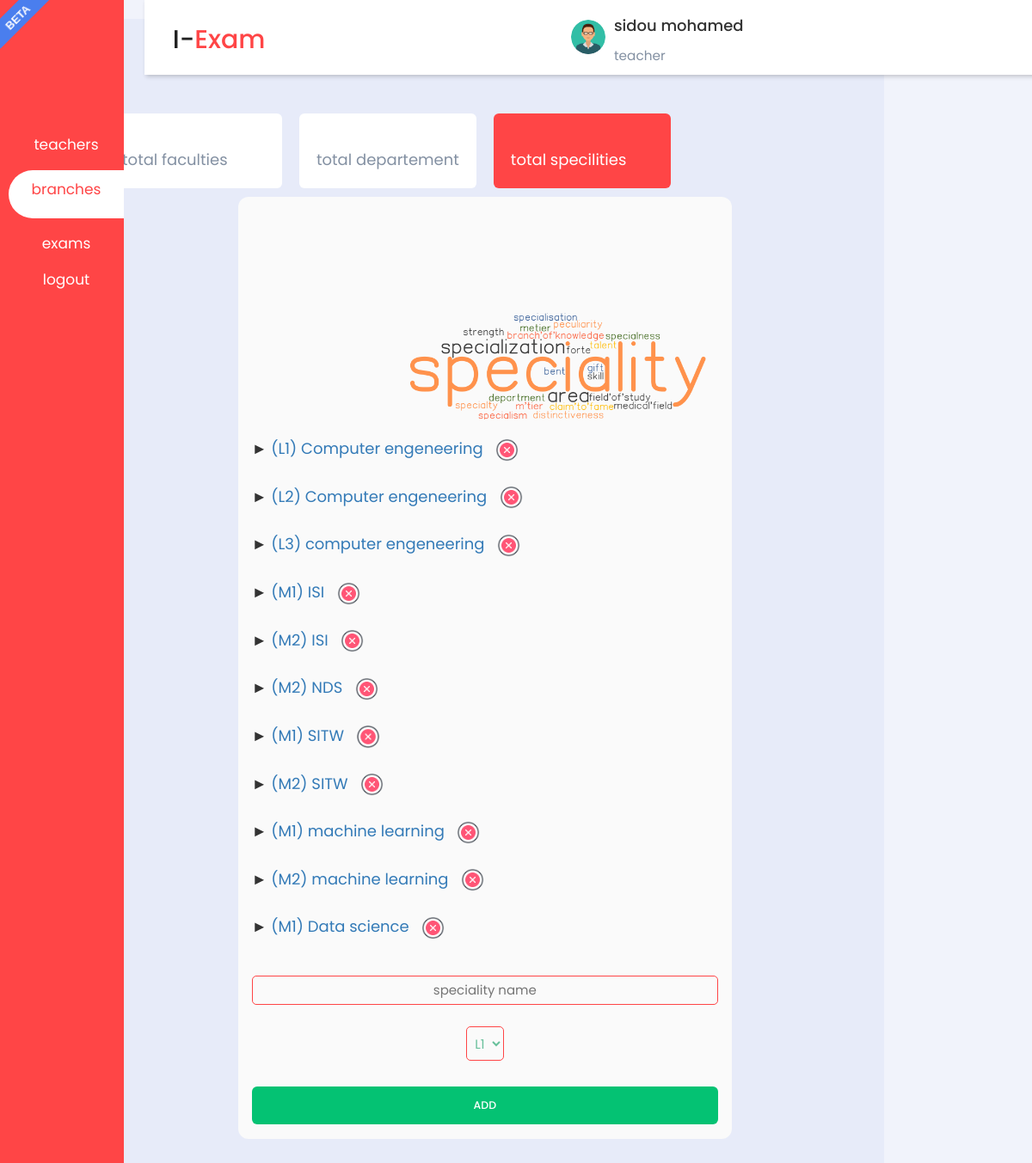
Screenshot of /action/branches/branches_spec.php?id_depart=1 (signed in) with the database file from the repository.
### tables this page shows
CREATE TABLE `specility` (
  `id_departement` int(20) NOT NULL,
  `id_specility` int(20) NOT NULL,
  `name_specility` varchar(50) NOT NULL,
  `option_spec` enum('L1','L2','L3','M1','M2') NOT NULL
);

### fact.php (called while the page is built, shortened)
<?php
include('config/db_conn.php');
if(isset($_GET['id_depart'])){
 $id_depart=$_GET['id_depart'];
 $sqll="SELECT * FROM specility WHERE specility.id_departement='$id_depart' ";
 $result_spec=mysqli_query($conn, $sqll);
}
?>

### action/branches/branches_spec.php (the view, shortened to what this page needs)
<?php
include_once '../../config/Database.php';
include_once '../../fact.php';
    ?>
<!DOCTYPE html>
<html lang="en">
<head>
    <?php include('../../inc/header.php');?>
    <link rel="stylesheet"
        href="https://maxst.icons8.com/vue-static/landings/line-awesome/line-awesome/1.3.0/css/line-awesome.min.css">
    <link rel="stylesheet" href="../../css/admin.css">
    <link rel="stylesheet" href="../../css/notification.css">
    <link rel="stylesheet" href="../../css/branches.css">
</head>
<body>
    <div class="sidebar">
        <div class="sidebar-brand">
            <h2><span class=""></span> <span></span></h2>
        </div>
        <div class="sidebar-menu">
            <ul>
                <li>
                    <a href="../admin_teachers.php"><span class="las la-user"></span>
                        <p style="font-size:17px;">teachers</p></span>
                    </a>
                </li>
                <li>
                    <a href="branches_faculty.php" class="active">
                        <p style="font-size:17px;">branches</p>
                    </a>
                </li>
                <li>
                    <a href="../admin_exams.php">
                        <p style="font-size:17px;">exams</p>
                    </a>
                </li>
                <li>
                    <a href="../../logout.php" onclick="return confirm('Are You sure you want to logout ?');">
                        <p style="font-size:17px;">logout</p>
                    </a>
                </li>
            </ul>
        </div>
    </div>
    <div class="main-content">
        <header>
            <h2>
                 I-<font style="color:#ff4546;">Exam</font>
            </h2>
            <div class="user-wrapper">
                <a href="../profile.php"><img src="<?php echo $_SESSION['img']; ?>" width="40px" height="40px" alt=""></a>
                <div>
                    <h4> <?php echo $_SESSION['name']; ?> </h4>
                    <small> <?php echo $_SESSION['role']; ?> </small>
                </div>
            </div>
        </header>
        <main style="background:#e7ebf9;">
            <div class="cards">
                <div class="card-single">
                    <div>
                        <span>total faculties</span>
                    </div>
                </div>
                <div class="card-single">
                    <div>
                        <span>total departement</span>
                    </div>
                </div>
                <div class="card-single">
                    <div>
                        <span>total specilities</span>
                    </div>
                </div>
            </div>
            <div class="card">
                <div class="card-image" style="background-image: url('../../img/speciality.png');
                                                background-size: 130%;">
                </div>
                <div class="card-form">
                    <?php
                      while($row_spec=mysqli_fetch_assoc($result_spec)):  ?>
                    &#9658;
                    <a href="#">
                        <?php echo '('.$row_spec['option_spec'].')&nbsp'.$row_spec['name_specility']; ?>
                    </a>&nbsp;
                    <img src="../../img/delete_sign.png " style="width:5%;display:inline;" type="button" name="delete"
                        id="<?php echo $row_spec['id_specility'];?>" onclick="delete_spec(this.id)">
                    <br><br>
                    <?php endwhile; ?>
                    <div class="input">
                        <input class="input-field" placeholder="speciality name" id="insert_spec">
                    </div>
                    <div class="input">
                        <select class="input-field" placeholder="Level" id="insert_opt">
                            <option value="l1">L1</option>
                        </select>
                    </div>
                    <div class="action">
                        <input type="button" class="action-button" value="ADD" id="<?php echo $id_depart?>"
                            onclick="insert_spec(this.id)">
                    </div>
                </div>
            </div>
    </div>
</body>
</html>

### css/admin.css (style rules this page uses)
:root { --main-color: #ff4546; --color-dark: #1d2231; --text-grey: #8390a2; }
body { font-size: 18px; }
* { padding: 0; margin: 0; box-sizing: border-box; list-style-type: none; text-decoration: none; font-family: "Poppins", sans-serif; }
.sidebar { width: 20%; position: fixed; left: 0; top: 0; height: 100%; background: var(--main-color); z-index: 100; transition: width 300ms; }
.sidebar-brand { height: 90px; padding: 1rem 0rem 1rem 2rem; color: #fff; }
.sidebar-menu { margin-top: 30%; }
.sidebar-menu li { width: 100%; margin-bottom: 1.7rem; padding-left: 1rem; }
.sidebar-menu a { padding-left: 1rem; display: block; color: #fff; font-size: 1.1rem; }
.sidebar-menu a.active { background: #fff; padding-top: 1rem; padding-bottom: 1rem; color: var(--main-color); border-radius: 30px 0px 0px 30px; }
.sidebar-menu a span:first-child { font-size: 1.5rem; padding-right: 1rem; }
.main-content { transition: margin-left 300ms; margin-left: 250px; }
header { background: #fff; display: flex; justify-content: space-between; padding: 1rem 2.5rem; box-shadow: 2px 2px 5px rgba(0, 0, 0, 0.2); position: fixed; left: 20%; width: calc(80%); top: 0; z-index: 100; transition: left 300ms; }
header h2 { color: #222; }
.user-wrapper { display: flex; align-items: center; }
.user-wrapper img { border-radius: 50%; margin-right: 1rem; }
.user-wrapper small { display: inline-block; color: var(--text-grey); }
main { margin: 2%; padding: 10% 2%; background: #f1f5f9; min-height: calc(100vh - 90px); width: fit-content; }
.cards { display: grid; grid-template-columns: repeat(4, 1fr); grid-gap: 2rem; margin-bottom: 1rem; }
.card-single { display: flex; justify-content: space-between; background: #fff; padding: 2rem; border-radius: 6px; }
.card-single div:first-child span { color: var(--text-grey); }
.card-single:last-child { background: var(--main-color); }
.card-single:last-child h1, .card-single:last-child div:first-child span, .card-single:last-child div:last-child span { color: #fff; }
.card { background: #e7ebf9; }
@media only screen and (max-width: 1200px) { .sidebar { width: 12%; } }
@media only screen and (max-width: 1200px) { .sidebar .sidebar-brand, .sidebar li { padding-left: 1rem; text-align: center; } }
@media only screen and (max-width: 1200px) { .sidebar li a { padding-left: 0rem; } }
@media only screen and (max-width: 1200px) { .main-content { margin-left: 5%; } }
@media only screen and (max-width: 1200px) { .main-content header { width: calc(100% - 70px); left: 14%; } }
input[type="text"], input[type="email"], input[type="password"], select, textarea, option { display: block; box-sizing: border-box; padding: 4px; height: 40px; border: 2px solid #ff4546; outline: none; font-family: "Montserrat", sans-serif; font-weight: 400; font-size: 15px; text-align: center; background: none; margin: 10px auto; color: #fd6c6c; border-radius: 7px; transition: 0.25s; }

### css/tag.css (style rules this page uses)
body:after { z-index: 1000; content: "beta"; position: fixed; width: 80px; height: 25px; background: #4a7eee; top: 7px; left: -20px; text-align: center; font-size: 13px; font-family: sans-serif; text-transform: uppercase; font-weight: bold; color: #fff; line-height: 27px; transform:rotate(-45deg); }

### css/branches.css (style rules this page uses)
*, *:after, *:before { box-sizing: border-box; }
body { line-height: 1.5; background-color: #f1f3fb; padding: 0 2rem; }
img { max-width: 100%; display: block; }
input { appearance: none; border-radius: 0; }
.card { margin: 1rem auto; display: flex; flex-direction: column; width: 100%; max-width: 65%; background-color: rgb(250, 250, 250); border-radius: 12px; box-shadow: 0 10px 20px 0 rgba(#999, .25); padding: .6rem; margin-bottom:10%; }
.card-image { border-radius: 12px; overflow: hidden; padding-bottom: 45%; background-repeat: no-repeat; background-size: 120%; background-position: 0 5%; position: relative; }
.card-form { padding: 2rem 1rem 0; }
.input { display: flex; flex-direction: column-reverse; position: relative; padding-top: 1.5rem; }
.input-field { border: 0; z-index: 1; text-align:center; background-color: transparent; border: 1px solid #ff4546; border-radius:5px; font: inherit; font-size: 1.5rem; padding: .5rem 0; color:#68c09b; }
.action { margin-top: 2rem; }
.action-button { text-align:center; font: inherit; font-size: 1.25rem; padding: 1em; width: 100%; font-weight: 500; background-color: #04c273; border-radius: 6px; color: #FFF; border: 0; margin-bottom:2%; }

### rows the page displays
specility: option_spec "L1", name_specility "Computer engeneering"
specility: option_spec "L2", name_specility "Computer engeneering"
specility: option_spec "L3", name_specility "computer engeneering"
specility: option_spec "M1", name_specility "ISI"
specility: option_spec "M2", name_specility "ISI"
specility: option_spec "M2", name_specility "NDS"
specility: option_spec "M1", name_specility "SITW"
specility: option_spec "M2", name_specility "SITW"
specility: option_spec "M1", name_specility "machine learning"
specility: option_spec "M2", name_specility "machine learning"
specility: option_spec "M1", name_specility "Data science"

### other values shown
$_SESSION['name'] "sidou mohamed"
$_SESSION['role'] "teacher"
